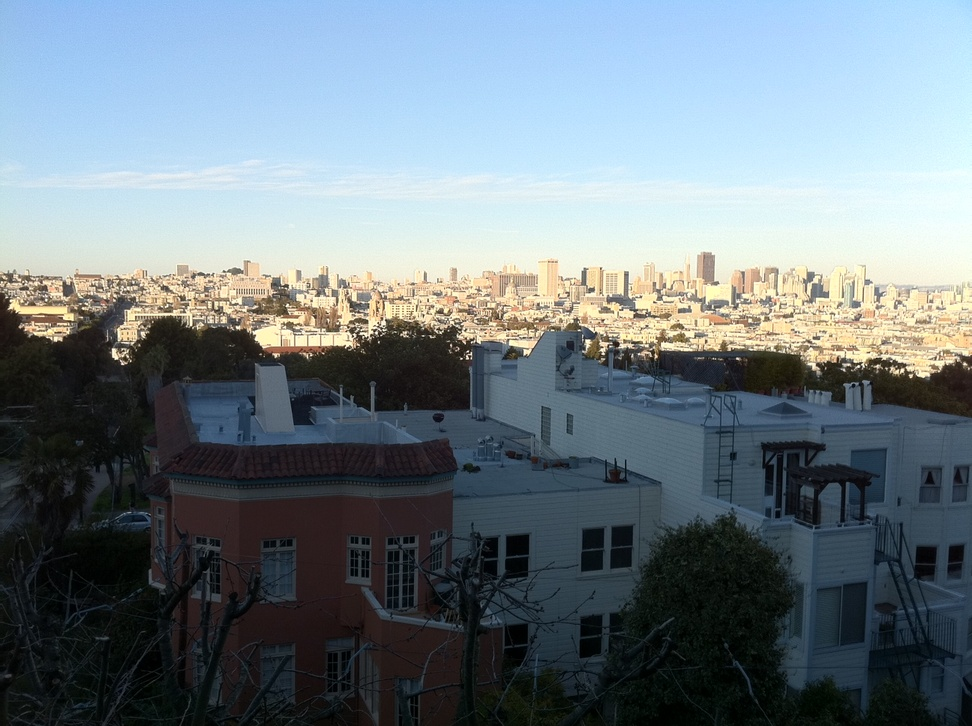
#> input picture data/sf_view1.jpg, 972 x 726 px, shrunk from 1296 x 968 before the run, found by its file name
$ python 2.2.4.sift_match.py   (Python 2 division)
#> lines starting #> are read from the running program, lines starting #| are printed output that depends on the picture
### chap2/sift.py
#!/usr/bin/python
# -*- coding: utf-8 -*-

from PIL import Image
from numpy import *
from pylab import *
import os

def process_image(imagename,resultname,params="--edge-thresh 10 --peak-thresh 5"):
  """ 画像を処理してファイルに結果を保存する """

  if imagename[-3:] != 'pgm':
    # pgmファイルを作成する
    im = Image.open(imagename).convert('L')
    im.save('tmp.pgm')
    imagename = 'tmp.pgm'

  cmmd = str("sift "+imagename+" --output="+resultname+ " "+params)
  os.system(cmmd)
  print 'processed', imagename, 'to', resultname

def read_features_from_file(filename):
  """ 特徴量を読み込んで行列形式で返す """

  f = loadtxt(filename)
  return f[:,:4],f[:,4:] # 特徴点の配置と記述子

def write_features_to_file(filename,locs,desc):
  """ 特徴点の配置と記述子をファイルに保存する """
  savetxt(filename,hstack((locs,desc)))

# [90 lines left out: functions plot_features, match, match_twosided, appendimages, plot_matches, not called in this run]

### chap2/2.2.4.sift_match.py
#!/usr/bin/python
# -*- coding: utf-8 -*-

from PIL import Image
from numpy import *
from pylab import *
import sift

#imname1 = 'crans_1_small.jpg'
#imname2 = 'crans_2_small.jpg'
imname1 = 'sf_view1.jpg'
imname2 = 'sf_view2.jpg'
#imname1 = 'climbing_1_small.jpg'
#imname2 = 'climbing_2_small.jpg'

im1 = array(Image.open(imname1).convert('L'))
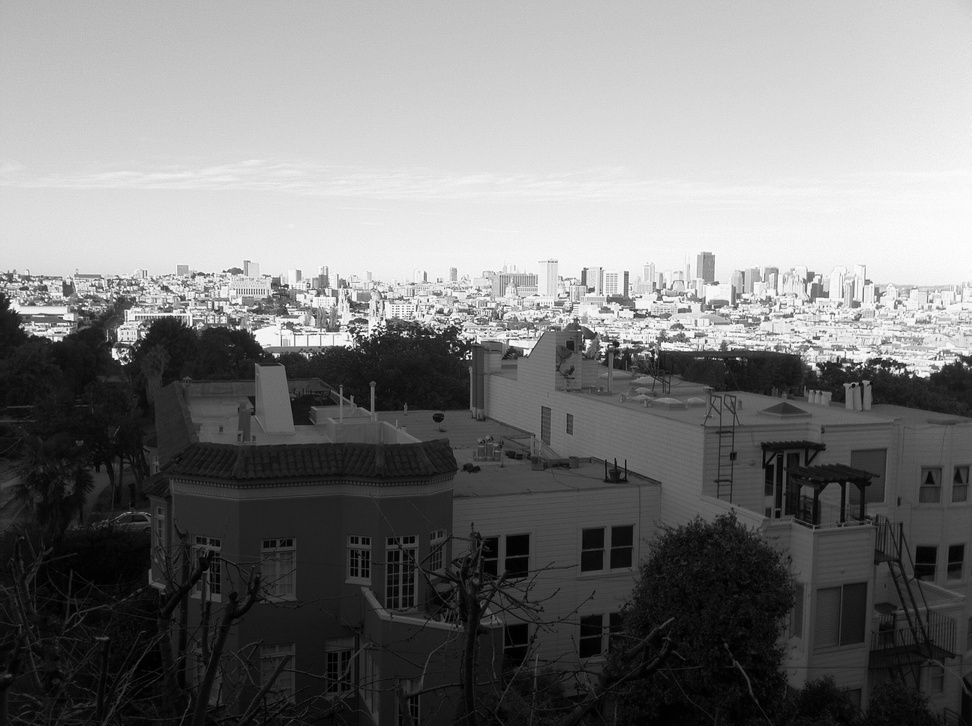
#> im1: shape (726, 972); min 0, max 254, mean 121.9
im2 = array(Image.open(imname2).convert('L'))
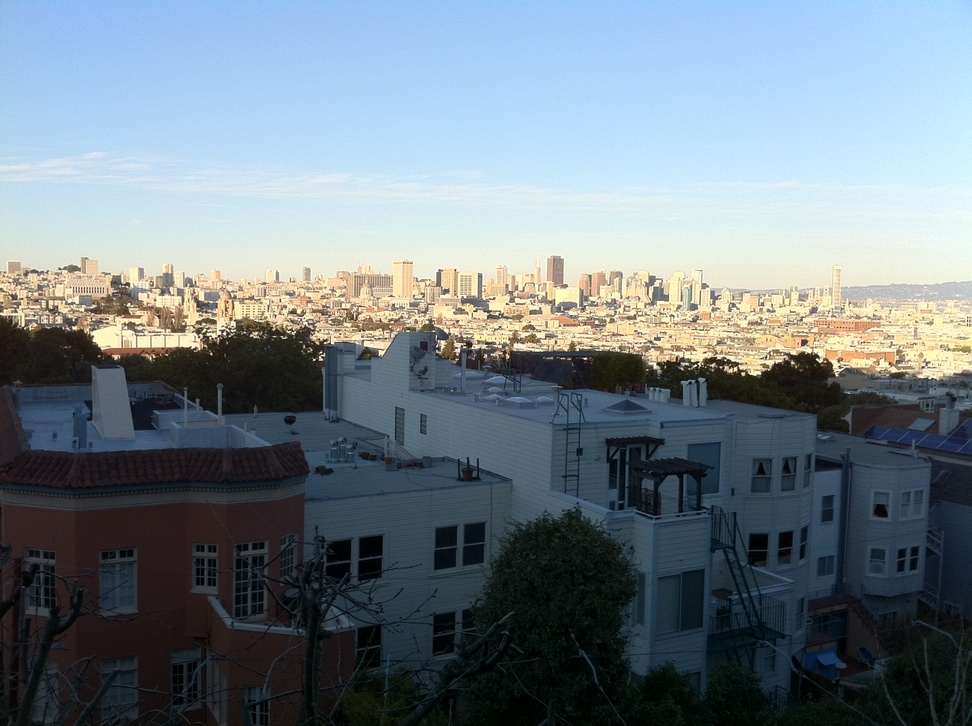
#> input picture data/sf_view2.jpg, 972 x 726 px, shrunk from 1296 x 968 before the run, found by its file name
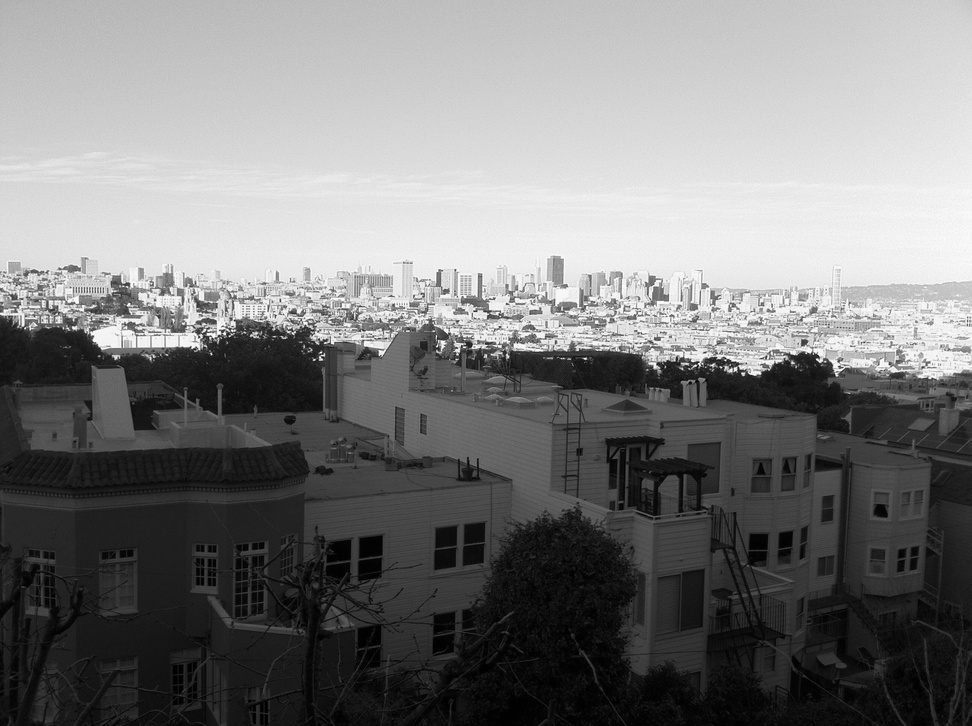
#> im2: shape (726, 972); min 0, max 254, mean 123.3

sift.process_image(imname1,imname1 + '.sift')
l1,d1 = sift.read_features_from_file(imname1 + '.sift')
#> (the run stopped early here; a loop or call above may not have finished)
